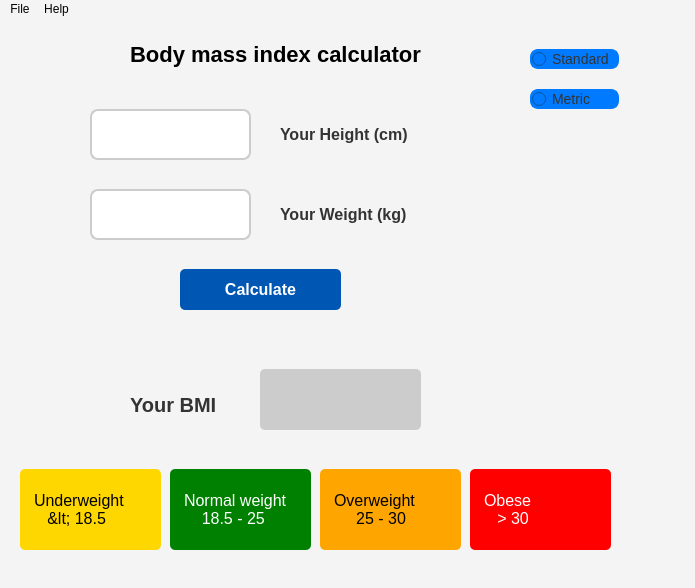
<?xml version="1.0" encoding="UTF-8"?>
<ui version="4.0">
 <class>MainWindow</class>
 <widget class="QMainWindow" name="MainWindow">
  <property name="geometry">
   <rect>
    <x>0</x>
    <y>0</y>
    <width>695</width>
    <height>588</height>
   </rect>
  </property>
  <property name="font">
   <font>
    <family>Arial</family>
    <pointsize>12</pointsize>
   </font>
  </property>
  <property name="windowTitle">
   <string>MainWindow</string>
  </property>
  <property name="styleSheet">
   <string notr="true">background-color: #f4f4f4;
font-family: Arial, sans-serif;</string>
  </property>
  <widget class="QWidget" name="centralwidget">
   <widget class="QPushButton" name="calculate_button">
    <property name="geometry">
     <rect>
      <x>180</x>
      <y>250</y>
      <width>161</width>
      <height>41</height>
     </rect>
    </property>
    <property name="styleSheet">
     <string notr="true">background-color: #007BFF;
    color: white;
    border-radius: 5px;
    padding: 10px;
    font-size: 16px;
    font-weight: bold;
    border: none;
background-color: #0056b3;</string>
    </property>
    <property name="text">
     <string>Calculate</string>
    </property>
   </widget>
   <widget class="QLabel" name="weight_label">
    <property name="geometry">
     <rect>
      <x>280</x>
      <y>180</y>
      <width>161</width>
      <height>31</height>
     </rect>
    </property>
    <property name="font">
     <font>
      <family>Arial</family>
      <pointsize>-1</pointsize>
      <bold>true</bold>
     </font>
    </property>
    <property name="styleSheet">
     <string notr="true">font-size: 16px;
    color: #333;</string>
    </property>
    <property name="text">
     <string>Your Weight (kg)</string>
    </property>
   </widget>
   <widget class="QLineEdit" name="weight_input">
    <property name="geometry">
     <rect>
      <x>90</x>
      <y>170</y>
      <width>161</width>
      <height>51</height>
     </rect>
    </property>
    <property name="styleSheet">
     <string notr="true">border: 2px solid #ccc;
border-radius: 8px;
padding: 8px;
font-size: 16px;
background: white;
selection-background-color: #007BFF;</string>
    </property>
   </widget>
   <widget class="QLineEdit" name="height_input">
    <property name="geometry">
     <rect>
      <x>90</x>
      <y>90</y>
      <width>161</width>
      <height>51</height>
     </rect>
    </property>
    <property name="styleSheet">
     <string notr="true">border: 2px solid #ccc;
border-radius: 8px;
padding: 8px;
font-size: 16px;
background: white;
selection-background-color: #007BFF;</string>
    </property>
   </widget>
   <widget class="QLabel" name="title_label">
    <property name="geometry">
     <rect>
      <x>130</x>
      <y>10</y>
      <width>401</width>
      <height>51</height>
     </rect>
    </property>
    <property name="font">
     <font>
      <family>Arial</family>
      <pointsize>-1</pointsize>
      <bold>true</bold>
     </font>
    </property>
    <property name="styleSheet">
     <string notr="true">font-size: 22px;
font-weight: bold;
color: #000;</string>
    </property>
    <property name="text">
     <string>Body mass index calculator</string>
    </property>
   </widget>
   <widget class="QLabel" name="bmi_result_title">
    <property name="geometry">
     <rect>
      <x>130</x>
      <y>370</y>
      <width>111</width>
      <height>31</height>
     </rect>
    </property>
    <property name="font">
     <font>
      <family>Arial</family>
      <pointsize>-1</pointsize>
      <bold>true</bold>
     </font>
    </property>
    <property name="styleSheet">
     <string notr="true">font-size: 20px;
    color: #333;</string>
    </property>
    <property name="text">
     <string>Your BMI</string>
    </property>
   </widget>
   <widget class="QRadioButton" name="standard_radio_button">
    <property name="geometry">
     <rect>
      <x>530</x>
      <y>30</y>
      <width>89</width>
      <height>20</height>
     </rect>
    </property>
    <property name="styleSheet">
     <string notr="true">font-size: 14px;
    color: #333;
width: 16px;
    height: 16px;
    border: 2px solid #007BFF;
    border-radius: 8px;
    background: white;
background: #007BFF;</string>
    </property>
    <property name="text">
     <string>Standard</string>
    </property>
   </widget>
   <widget class="QRadioButton" name="metric_radio_button">
    <property name="geometry">
     <rect>
      <x>530</x>
      <y>70</y>
      <width>89</width>
      <height>20</height>
     </rect>
    </property>
    <property name="styleSheet">
     <string notr="true">font-size: 14px;
    color: #333;
width: 16px;
    height: 16px;
    border: 2px solid #007BFF;
    border-radius: 8px;
    background: white;
background: #007BFF;</string>
    </property>
    <property name="text">
     <string>Metric</string>
    </property>
   </widget>
   <widget class="QLabel" name="bmi_result_label">
    <property name="geometry">
     <rect>
      <x>260</x>
      <y>350</y>
      <width>161</width>
      <height>61</height>
     </rect>
    </property>
    <property name="font">
     <font>
      <family>Arial</family>
      <pointsize>-1</pointsize>
      <bold>true</bold>
     </font>
    </property>
    <property name="styleSheet">
     <string notr="true">background-color: #ccc;
    color: black;
    font-size: 18px;
    font-weight: bold;
    padding: 10px;
    border-radius: 5px;</string>
    </property>
    <property name="text">
     <string/>
    </property>
   </widget>
   <widget class="QLabel" name="underweight_label">
    <property name="geometry">
     <rect>
      <x>20</x>
      <y>450</y>
      <width>141</width>
      <height>81</height>
     </rect>
    </property>
    <property name="styleSheet">
     <string notr="true">font-size: 16px;
background-color: #FFD700;
    color: black;
    padding: 10px;
    border-radius: 5px;
qproperty-alignment: AlignCenter;</string>
    </property>
    <property name="text">
     <string>Underweight 
   &lt; 18.5</string>
    </property>
   </widget>
   <widget class="QLabel" name="normal_label">
    <property name="geometry">
     <rect>
      <x>170</x>
      <y>450</y>
      <width>141</width>
      <height>81</height>
     </rect>
    </property>
    <property name="styleSheet">
     <string notr="true">font-size: 16px;
    background-color: #008000;
    color: white;
    padding: 10px;
    border-radius: 5px;
qproperty-alignment: AlignCenter;</string>
    </property>
    <property name="text">
     <string>Normal weight 
    18.5 - 25</string>
    </property>
   </widget>
   <widget class="QLabel" name="overweight_label">
    <property name="geometry">
     <rect>
      <x>320</x>
      <y>450</y>
      <width>141</width>
      <height>81</height>
     </rect>
    </property>
    <property name="styleSheet">
     <string notr="true">font-size: 16px;
background-color: #FFA500;
    color: black;
    padding: 10px;
    border-radius: 5px;
qproperty-alignment: AlignCenter;</string>
    </property>
    <property name="text">
     <string>Overweight 
     25 - 30</string>
    </property>
   </widget>
   <widget class="QLabel" name="obese_label">
    <property name="geometry">
     <rect>
      <x>470</x>
      <y>450</y>
      <width>141</width>
      <height>81</height>
     </rect>
    </property>
    <property name="styleSheet">
     <string notr="true">font-size: 16px;
background-color: #FF0000;
    color: white;
    padding: 10px;
    border-radius: 5px;
qproperty-alignment: AlignCenter;</string>
    </property>
    <property name="text">
     <string>Obese 
   &gt; 30</string>
    </property>
   </widget>
   <widget class="QLabel" name="height_label">
    <property name="geometry">
     <rect>
      <x>280</x>
      <y>100</y>
      <width>161</width>
      <height>31</height>
     </rect>
    </property>
    <property name="font">
     <font>
      <family>Arial</family>
      <pointsize>-1</pointsize>
      <bold>true</bold>
     </font>
    </property>
    <property name="styleSheet">
     <string notr="true">font-size: 16px;
    color: #333;</string>
    </property>
    <property name="text">
     <string>Your Height (cm)</string>
    </property>
   </widget>
  </widget>
  <widget class="QMenuBar" name="menubar">
   <property name="geometry">
    <rect>
     <x>0</x>
     <y>0</y>
     <width>695</width>
     <height>20</height>
    </rect>
   </property>
   <widget class="QMenu" name="menuFile">
    <property name="title">
     <string>File</string>
    </property>
    <addaction name="actionExit"/>
    <addaction name="actionClear"/>
   </widget>
   <widget class="QMenu" name="menuHelp">
    <property name="title">
     <string>Help</string>
    </property>
   </widget>
   <addaction name="menuFile"/>
   <addaction name="menuHelp"/>
  </widget>
  <widget class="QStatusBar" name="statusbar"/>
  <action name="actionExit">
   <property name="text">
    <string>Exit</string>
   </property>
  </action>
  <action name="actionClear">
   <property name="text">
    <string>Clear</string>
   </property>
  </action>
 </widget>
 <resources/>
 <connections/>
</ui>
